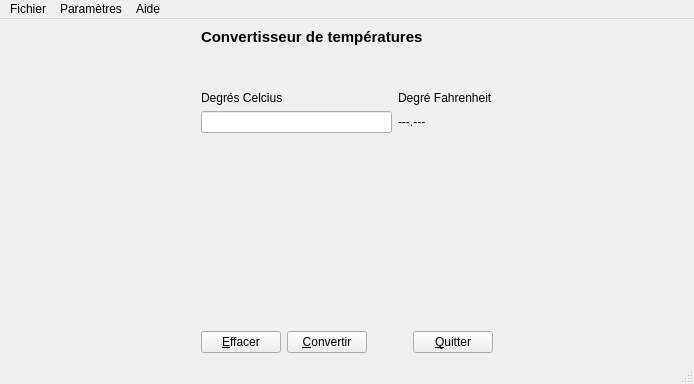
<?xml version="1.0" encoding="UTF-8"?>
<ui version="4.0">
 <class>MainWindow</class>
 <widget class="QMainWindow" name="MainWindow">
  <property name="geometry">
   <rect>
    <x>0</x>
    <y>0</y>
    <width>694</width>
    <height>384</height>
   </rect>
  </property>
  <property name="windowTitle">
   <string>MainWindow</string>
  </property>
  <widget class="QWidget" name="centralwidget">
   <layout class="QHBoxLayout" name="horizontalLayout_2">
    <item>
     <layout class="QHBoxLayout" name="fullWindow" stretch="1,0,1">
      <item>
       <spacer name="horizontalSpacer_3">
        <property name="orientation">
         <enum>Qt::Horizontal</enum>
        </property>
        <property name="sizeHint" stdset="0">
         <size>
          <width>40</width>
          <height>20</height>
         </size>
        </property>
       </spacer>
      </item>
      <item>
       <layout class="QVBoxLayout" name="mainPanel" stretch="0,1,0,5,0">
        <item>
         <widget class="QLabel" name="label_4">
          <property name="font">
           <font>
            <family>Arial</family>
            <pointsize>11</pointsize>
            <bold>true</bold>
           </font>
          </property>
          <property name="text">
           <string>Convertisseur de températures</string>
          </property>
         </widget>
        </item>
        <item>
         <spacer name="verticalSpacer_2">
          <property name="orientation">
           <enum>Qt::Vertical</enum>
          </property>
          <property name="sizeHint" stdset="0">
           <size>
            <width>20</width>
            <height>40</height>
           </size>
          </property>
         </spacer>
        </item>
        <item>
         <layout class="QGridLayout" name="centralPanel">
          <item row="1" column="1">
           <widget class="QLabel" name="_result">
            <property name="text">
             <string>---.---</string>
            </property>
           </widget>
          </item>
          <item row="0" column="0">
           <widget class="QLabel" name="_leftLabel">
            <property name="text">
             <string>Degrés Celcius</string>
            </property>
           </widget>
          </item>
          <item row="0" column="1">
           <widget class="QLabel" name="_rightLabel">
            <property name="text">
             <string>Degré Fahrenheit</string>
            </property>
           </widget>
          </item>
          <item row="1" column="0">
           <widget class="QLineEdit" name="_valueToConvert"/>
          </item>
         </layout>
        </item>
        <item>
         <spacer name="verticalSpacer">
          <property name="orientation">
           <enum>Qt::Vertical</enum>
          </property>
          <property name="sizeHint" stdset="0">
           <size>
            <width>20</width>
            <height>40</height>
           </size>
          </property>
         </spacer>
        </item>
        <item>
         <layout class="QHBoxLayout" name="horizontalLayout" stretch="0,0,1,0">
          <item>
           <widget class="QPushButton" name="_erase">
            <property name="text">
             <string>&amp;Effacer</string>
            </property>
           </widget>
          </item>
          <item>
           <widget class="QPushButton" name="_convert">
            <property name="text">
             <string>&amp;Convertir</string>
            </property>
           </widget>
          </item>
          <item>
           <spacer name="horizontalSpacer_2">
            <property name="orientation">
             <enum>Qt::Horizontal</enum>
            </property>
            <property name="sizeHint" stdset="0">
             <size>
              <width>40</width>
              <height>20</height>
             </size>
            </property>
           </spacer>
          </item>
          <item>
           <widget class="QPushButton" name="_leave">
            <property name="text">
             <string>&amp;Quitter</string>
            </property>
           </widget>
          </item>
         </layout>
        </item>
       </layout>
      </item>
      <item>
       <spacer name="horizontalSpacer">
        <property name="orientation">
         <enum>Qt::Horizontal</enum>
        </property>
        <property name="sizeHint" stdset="0">
         <size>
          <width>40</width>
          <height>20</height>
         </size>
        </property>
       </spacer>
      </item>
     </layout>
    </item>
   </layout>
  </widget>
  <widget class="QMenuBar" name="menubar">
   <property name="geometry">
    <rect>
     <x>0</x>
     <y>0</y>
     <width>694</width>
     <height>22</height>
    </rect>
   </property>
   <widget class="QMenu" name="menuFichier">
    <property name="title">
     <string>Fichier</string>
    </property>
    <addaction name="actionQuitter"/>
   </widget>
   <widget class="QMenu" name="menuParam_tres">
    <property name="title">
     <string>Paramètres</string>
    </property>
    <addaction name="actionCelcius_Fahrenheit"/>
    <addaction name="actionFahrrenheit_vers_Celcius"/>
   </widget>
   <widget class="QMenu" name="menuAide">
    <property name="title">
     <string>Aide</string>
    </property>
    <addaction name="actionA_propos_de"/>
   </widget>
   <addaction name="menuFichier"/>
   <addaction name="menuParam_tres"/>
   <addaction name="menuAide"/>
  </widget>
  <widget class="QStatusBar" name="statusbar"/>
  <action name="actionCelcius_Fahrenheit">
   <property name="text">
    <string>Celcius Fahrenheit</string>
   </property>
  </action>
  <action name="actionFahrrenheit_vers_Celcius">
   <property name="text">
    <string>Fahrrenheit vers Celcius</string>
   </property>
  </action>
  <action name="actionQuitter">
   <property name="text">
    <string>Quitter</string>
   </property>
  </action>
  <action name="actionA_propos_de">
   <property name="text">
    <string>A propos de</string>
   </property>
  </action>
 </widget>
 <resources/>
 <connections>
  <connection>
   <sender>_leave</sender>
   <signal>clicked()</signal>
   <receiver>MainWindow</receiver>
   <slot>close()</slot>
   <hints>
    <hint type="sourcelabel">
     <x>451</x>
     <y>338</y>
    </hint>
    <hint type="destinationlabel">
     <x>346</x>
     <y>191</y>
    </hint>
   </hints>
  </connection>
 </connections>
</ui>
